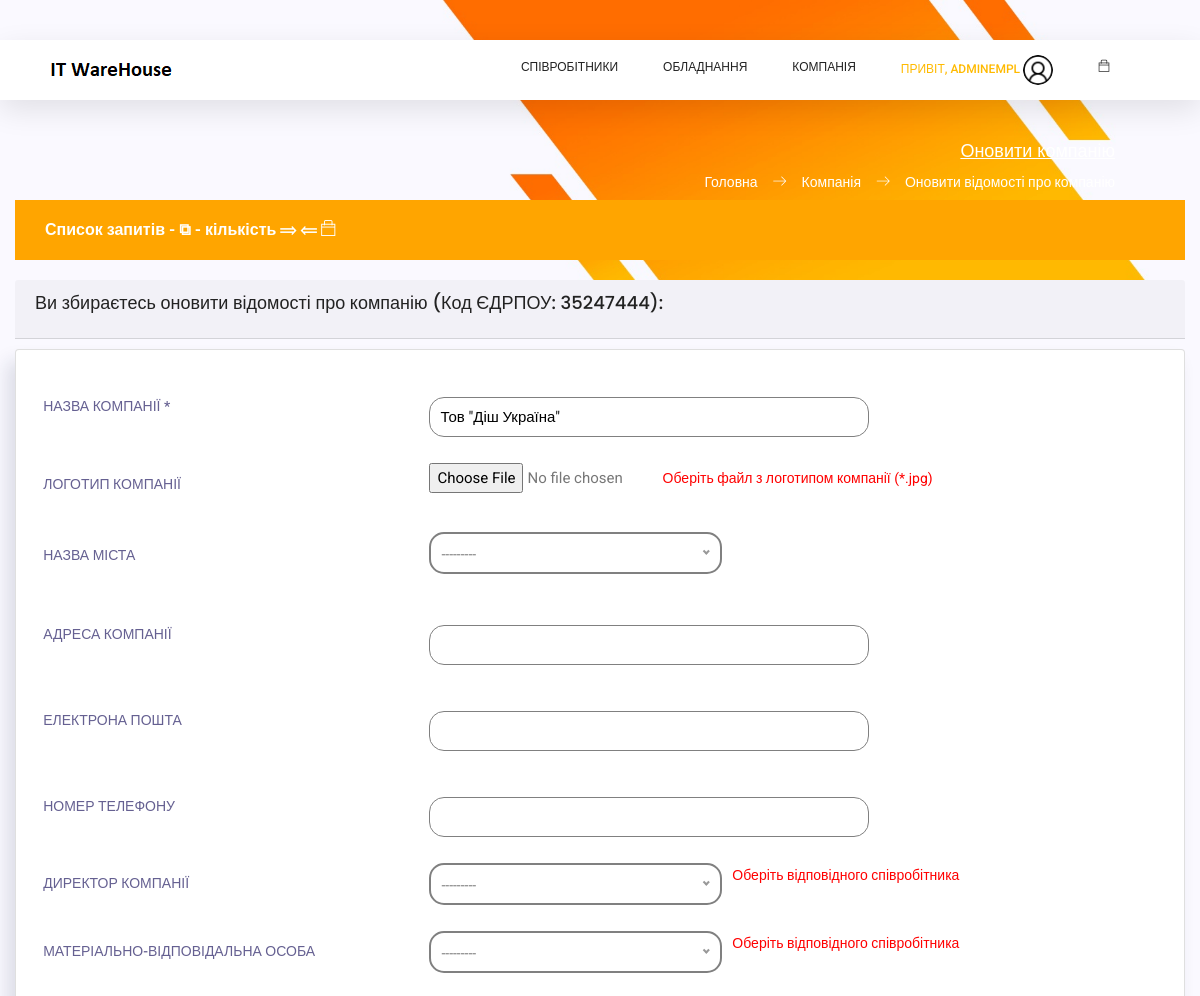
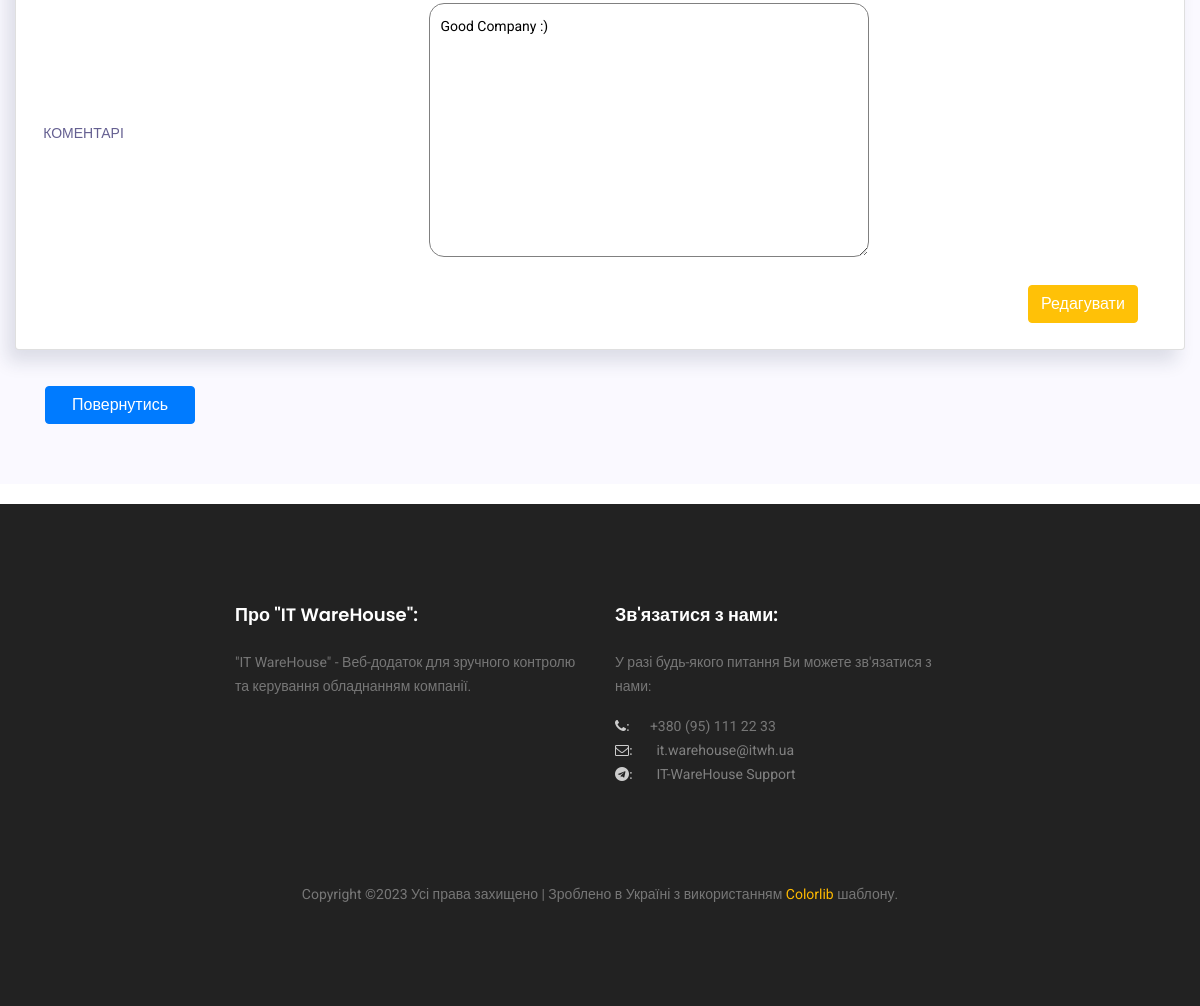
/company/update/13 (signed in), run on the app's committed database (2 pictures, top to bottom).
### users/models.py (models this page shows, shortened)
class NewUser(AbstractBaseUser, PermissionsMixin):
    email = models.EmailField(_('email address'), unique=True)
    user_name = models.CharField(max_length=150, unique=True)
    start_date = models.DateTimeField(default=timezone.now)
    is_staff = models.BooleanField(default=False)
    is_active = models.BooleanField(default=False)
    is_employee = models.BooleanField(default=False)
    objects = CustomAccountManager()
    USERNAME_FIELD = 'email'
    REQUIRED_FIELDS = ['user_name']

### company/models.py (models this page shows, shortened)
class Company(models.Model):
    company_title = models.CharField(max_length=200, default='', verbose_name='Назва компанії *')
    company_code = models.CharField(max_length=8, unique=True, default='', verbose_name='Код ЄДРПОУ *')
    company_logo = models.FileField(upload_to='company/', null=True, blank=True, default='def-logo.jpg',
                                    verbose_name='Логотип компанії')
    city = models.ForeignKey(Cities, null=True, blank=True, on_delete=models.SET_NULL, verbose_name='Назва міста')
    address = models.CharField(max_length=250, null=True, blank=True, default='', verbose_name='Адреса компанії')
    email = models.EmailField(max_length=100, null=True, blank=True, default='', verbose_name='Електрона пошта')
    phone = models.CharField(max_length=20, null=True, blank=True, default='', verbose_name='Номер телефону')
    company_boss = models.ForeignKey(Employees, related_name='company_boss', null=True, blank=True,
                                     on_delete=models.SET_NULL, verbose_name='Директор компанії',
                                     help_text='Оберіть відповідного співробітника')
    product_owner = models.ForeignKey(Employees, related_name='product_owner', null=True, blank=True,
                                      on_delete=models.SET_NULL, verbose_name='Матеріально-відповідальна особа',
                                      help_text='Оберіть відповідного співробітника')
    comments = models.TextField(max_length=300, default='', null=True, blank=True, verbose_name='Коментарі')

### company/views.py (the view)
# urls.py: re_path(r'^devices/update/(?P<deviceinner_device_id>[0-9]+)$', device_update),
@login_required
def update(request, company_id):
    context = {
        'page_title': 'Оновити компанію',
        'app_name': 'Компанія',
        'page_name': 'Оновити відомості про компанію'
    }
    user_admin = 0
    if request.user.groups.filter(name='Admins').exists():
        user_admin = 1
    company_info = Company.objects.get(id=company_id)
    if request.method == 'POST':
        city_id = request.POST.get('city')
        boss_id = request.POST.get('company_boss')
        powner_id = request.POST.get('product_owner')
        form = CompanyUpdateForm(request.POST, request.FILES)
        if form.is_valid():
            company_info.company_title = form.cleaned_data['company_title']
            company_info.company_logo = form.cleaned_data['company_logo']
            company_info.address = form.cleaned_data['address']
            company_info.email = form.cleaned_data['email']
            company_info.phone = form.cleaned_data['phone']
            company_info.comments = form.cleaned_data['comments']
            if city_id != '':
                company_info.city = Cities.objects.get(id=city_id)
            else:
                company_info.city = None
            if boss_id != '':
                company_info.company_boss = Employees.objects.get(id=boss_id)
            else:
                company_info.company_boss = None
            if powner_id != '':
                company_info.product_owner = Employees.objects.get(id=powner_id)
            else:
                company_info.product_owner = None
            company_info.save()
            return redirect('/company/details')
    else:
        form = CompanyUpdateForm(instance=company_info)
    context['form'] = form
    context['company_info'] = company_info
    context['user_admin'] = user_admin
    return render(request, 'company/update.html', context=context)

### company/forms.py (shortened to what this page needs)
class CompanyUpdateForm(ModelForm):
    comments = forms.CharField(label='Коментарі', max_length=300, widget=forms.Textarea, required=False)
    company_logo = forms.FileField(label='Логотип компанії', help_text='Оберіть файл з логотипом компанії (*.jpg)',
                                   allow_empty_file=False, required=False,
                                   widget=forms.FileInput(attrs={'accept': '.jpg'}))
    class Meta:
        model = Company
        fields = ['company_title', 'company_logo', 'city', 'address', 'email', 'phone', 'company_boss',
                  'product_owner', 'comments']

### employees/models.py (called while the page is built)
    def __str__(self) -> str:
        return str(self.city)

    def __str__(self) -> str:
        return str(self.first_name) + '.' + str(self.last_name) + '(email: ' + str(self.email) + ')'

### templates/company/update.html (shortened to what this page needs)
{% extends '_layouts/base.html' %}
{% load static %}
{% block content %}
<div style="background: #faf9ff; padding-bottom: 50px;">
    <div class="container" style="max-width: 1400px;">
        <div class="card-header">
            <h4 class="card-title">Ви збираєтесь оновити відомості про компанію (Код ЄДРПОУ: {{ company_info.company_code }}):</h4>
        </div>
        <div class="card-content" style="margin: 10px 0">
            {% if user_admin == 1 %}
            <div class="card">
                <div class="card-body">
                     <form action="/company/update/{{ company_info.id }}" method="post">
                         {% for field in form %}
                            <div class="form-group row align-items-center" >
                                <div class="col-lg-4 col-3 sender_top" >
                                    <label for="{{ field.name }}" class="col-form-label">{{ field.label }}</label>
                                </div>
                                <div class="col-lg-8 col-9 sender_bottom" >
                                    {{ field }}
                                    <div class="texth" style="color: red; display: inline-block">{{ field.help_text }}</div>
                                </div>
                            </div>
                         {% endfor %}
                         <div class="col-sm-12 d-flex justify-content-end">
                             <button type="submit" class="btn btn-warning me-1 mb-1" data-dashlane-label="true"
                                     data-dashlane-rid="ecac04d8c74d3593" data-form-type="action">Редагувати
                             </button>
                         </div>
                    </form>
                </div>
                {% endif %}
            </div>
            <div class="container">
                <a href="/company/details" class="btn btn-primary my-btn">Повернутись</a>
            </div>
        </div>
    </div>
</div>
{% endblock content %}

### templates/_layouts/header.html (shortened to what this page needs)
{% load static %}
<header class="header_area sticky-header">
	<div class="main_menu">
			<nav class="navbar navbar-expand-lg navbar-light main_box">
				<div class="container">
					<a class="navbar-brand logo_h" href="/">
						<img src="{% static 'static_f_1/img/logo.png' %}" alt="IT WareHouse Project Logo">
					</a>
					<div class="collapse navbar-collapse offset" id="navbarSupportedContent">
						<ul class="nav navbar-nav menu_nav ml-auto">
							{% if not user.is_authenticated %}
								<li class="nav-item"><a class="nav-link" href="/">Вхід до Системи</a></li>
							{% else %}
								{% if user_data.u_group == 'Admins' or user_admin == 1%}
								<li class="nav-item submenu dropdown">
									<a href="#" class="nav-link dropdown-toggle" data-toggle="dropdown" role="button"
									   aria-haspopup="true" aria-expanded="false">Співробітники</a>
								</li>
								{% endif %}
								<li class="nav-item submenu dropdown">
									<a href="#" class="nav-link dropdown-toggle" data-toggle="dropdown"
									   role="button" aria-haspopup="true" aria-expanded="false">Обладнання</a>
								</li>
								<li class="nav-item submenu dropdown">
									<a href="#" class="nav-link dropdown-toggle" data-toggle="dropdown" role="button"
									   aria-haspopup="true" aria-expanded="false">Компанія</a>
								</li>
								<li class="nav-item submenu dropdown active">
									<a href="#" class="nav-link dropdown-toggle" data-toggle="dropdown" role="button"
									   aria-haspopup="true" aria-expanded="false">
										<span>Привіт, {{ user.user_name }}</span>
										{% if employee_data.photo %}
										<span><span><img width="30px" height="30px" class="profile-img"
														 src="/media/{{ employee_data.photo }}" alt=""></span>
										</span>
										{% else %}
										<span><span><img width="30px" height="30px" class="profile-img"
													 src="/media/photos/default_user.jpg" alt=""></span>
										</span>
										{% endif %}
										</a>
								</li>
								<li class="nav-item submenu dropdown">
									<a href="#" class="nav-link dropdown-toggle">
										<span class="ti-bag"></span>
									</a>
								</li>
							{% endif %}
						</ul>
					</div>
				</div>
			</nav>
	</div>
</header>

### static/static_f_2/css/app.css (style rules this page uses)
a { text-decoration:none }
a,button { outline:0 }
.btn.btn-danger,.btn.btn-dark,.btn.btn-info,.btn.btn-light,.btn.btn-link,.btn.btn-primary,.btn.btn-secondary,.btn.btn-success,.btn.btn-warning { color:#fff }
.dropdown-toggle:after { color:#fff }
.form-group { margin-bottom:.7rem }
.form-group label { font-size:.755rem;text-transform:uppercase;color:rgba(35,28,99,.7);font-weight:500 }
.card { box-shadow:-8px 12px 18px 0 rgba(25,42,70,.13);margin-bottom:2.2rem }
.card .card-body { padding:1.4rem 1.7rem }

### templates/_layouts/header.html (style rules this page uses)
.header_area .navbar .nav .nav-item .nav-link { padding: 1px 0; }
.profile-img { object-fit: cover; border-radius: 15px; }

### templates/company/update.html (style rules this page uses)
.sender_top > label { font-size: 14px; }
.sender_bottom > input, textarea, .nice-select { padding-left: 10px; margin: 5px; border: 1px solid gray; border-radius: 15px; }
.sender_bottom > textarea { padding-top: 10px; }
.form-group .texth { margin: 5px; height: 40px; }
#id_company_logo { padding: 0; border: 0px solid black; border-radius: 0; box-shadow: 0 0 0 white; width: 30%; }
.form-group input { width: 60%; height: 40px; font-size: 15px; }
.form-group textarea { width: 60%; }
.my-btn { width: 150px; }

### data on the page
NewUser: user_name "ADMINEMPL"
Company: company_code "35247444", form "Тов \"Діш Україна\"" "Good Company :)"

### other printed values
{{ page_title }} "Оновити компанію"
{{ app_name }} "Компанія"
{{ page_name }} "Оновити відомості про компанію"
{{ field.label }} "НАЗВА КОМПАНІЇ *" "ЛОГОТИП КОМПАНІЇ" "НАЗВА МІСТА" "АДРЕСА КОМПАНІЇ" "ЕЛЕКТРОНА ПОШТА" "НОМЕР ТЕЛЕФОНУ" "ДИРЕКТОР КОМПАНІЇ" "МАТЕРІАЛЬНО-ВІДПОВІДАЛЬНА ОСОБА" "КОМЕНТАРІ"
{{ field.help_text }} "Оберіть файл з логотипом компанії (*.jpg)" "Оберіть відповідного співробітника" "Оберіть відповідного співробітника"
